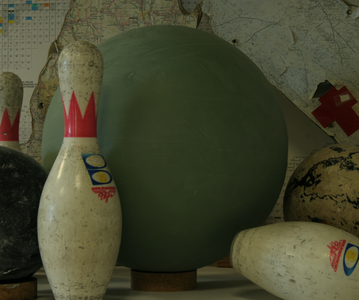
#> input picture ShapeFromStereo/multi/left.png, 359 x 300 px
$ python corr_2.py
#> lines starting #> are read from the running program, lines starting #| are printed output that depends on the picture

import numpy as np
import matplotlib.pyplot as plt
import csv
import cv2 as cv
from PIL import Image


###############################
#####  PARAMETER VALUES  ######

BOOL_LEFT = True
SIZE_ = 5
RANGE_ = 90
THRESH_ = 200

###############################
####   Mapping function    ####

def right_map(i,j):
    global l_im
    global r_im
    global RANGE_
    global THRESH_
    global SIZE_
    global bord
    global wd
    global ht

    min_cost = 10000
    min_k = 10000

    for k in range(RANGE_):
        cost = 0
        p = SIZE_*SIZE_
        if(j-k>=bord):
            for it1 in range(SIZE_):
                for it2 in range(SIZE_):

                    if((i+it1+1<=bord) or (j+it2+1<=bord) or (ht + 2*bord -1 - i -it1<bord) or (wd + 2*bord -1 - j -it2<bord)):
                        p = p -1
                    else:
                        cost = cost + get_cost(i+it1,j+it2,j+it2-k)
                '''
                    if(j+it2-k>=0):
                        cost = cost + get_cost(i+it1,j+it2,j+it2-k)
                    else:
                        cost = 10000
            if cost<=min_cost:
                min_k = k
                min_cost = cost
                '''
        else:
            cost = 10000*p

        cost = cost/p
        if cost<=min_cost:
            min_k = k
            min_cost = cost
    if(min_cost<THRESH_):
        return min_k
    else:
        return 10000

###############################
######   Square Error   #######

def get_cost(i,j_l,j_r):
    global l_im
    global r_im

    z = int(0)
    for k in range(3):
        '''
        print(i)
        print(j_l)
        print(j_r)
        print("___")
        '''
        z = z + abs(int(l_im[i,j_l][k])-int(r_im[i,j_r][k]))

    return z/3

###############################

imL = cv.imread('left.png', 1)
#> imL is the input picture: shape (300, 359, 3); mean B, G, R 46.1, 68.9, 67.8
imR = cv.imread('right2.png', 1)
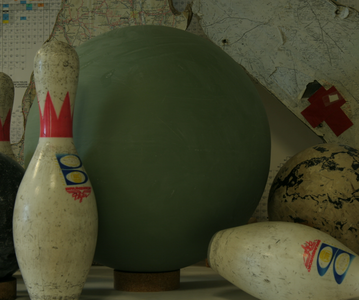
#> input picture ShapeFromStereo/multi/right2.png, 359 x 300 px
#> imR is the input picture: shape (300, 359, 3); mean B, G, R 44.7, 68.9, 67.6

bord = int((SIZE_-1)/2)

l_im = cv.copyMakeBorder(imL, bord,bord,bord,bord, cv.BORDER_CONSTANT,value=[0,0,0])
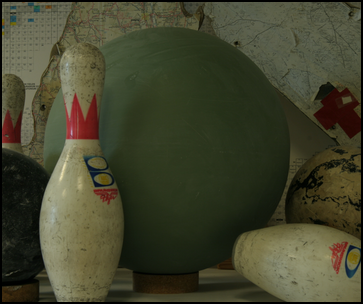
#> l_im: shape (304, 363, 3); mean B, G, R 45, 67.3, 66.1
r_im = cv.copyMakeBorder(imR, bord,bord,bord,bord, cv.BORDER_CONSTANT,value=[0,0,0])
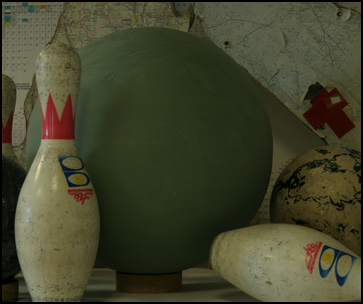
#> r_im: shape (304, 363, 3); mean B, G, R 43.6, 67.2, 66

height_left, width_left, channels_left = imL.shape
#> height_left = 300; width_left = 359; channels_left = 3
print(width_left)
#| 359
print(height_left)
#| 300
print(channels_left)
#| 3

height_right, width_right, channels_right = imL.shape
#> height_right = 300; width_right = 359; channels_right = 3
print(width_right)
#| 359
print(height_right)
#| 300
print(channels_right)
#| 3

assert width_left==width_right
assert height_left==height_right
assert channels_left==channels_right
assert channels_left==3

ht = height_left
#> ht = 300
wd = width_left
#> wd = 359

corr = np.ones((ht,wd))*wd*2
z = np.ones((ht,wd))*wd*2


maxv = 0
minv = 2000
print("Setting up correspondence")

for i in range(ht):

    print("At i="+str(i))

    for j in range(wd):
#> (the run stopped early here; a loop or call above may not have finished)
